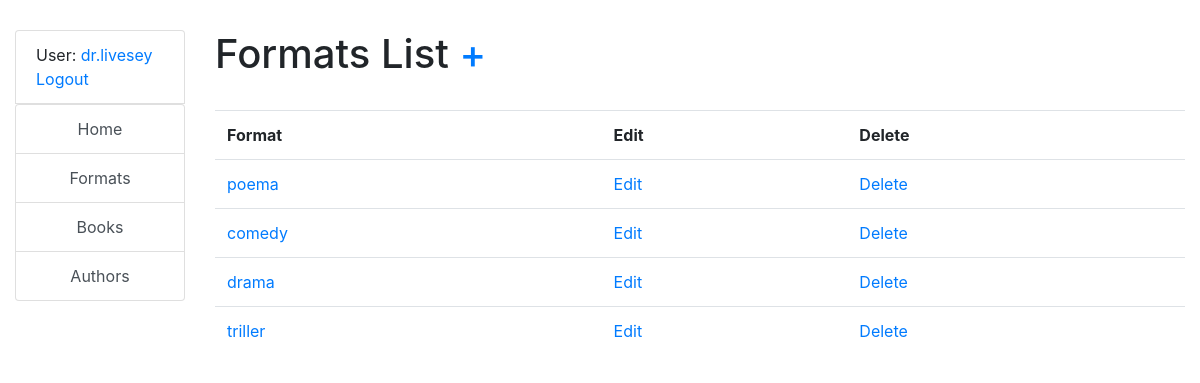
Page /catalog/literary-formats/ (signed in) on the committed database.
### catalog/models.py (models this page shows, shortened)
class Author(AbstractUser):
    photo = models.ImageField(null=True)
    class Meta:
        default_related_name = "authors"
        ordering = ["username"]

class LiteraryFormat(models.Model):
    name = models.CharField(unique=True, max_length=255)

### catalog/views.py (the view)
# urls.py: path("literary-formats/", LiteraryFormatListView.as_view(), name="literary-format-list"),
class LiteraryFormatListView(LoginRequiredMixin, generic.ListView):
    model = LiteraryFormat
    template_name = "catalog/literary_format_list.html"
    context_object_name = "literary_format_list"

### templates/catalog/literary_format_list.html (shortened to what this page needs)
{% extends 'base.html' %}
{% block content %}
  <h1>
    Formats List
    <a href="{% url 'catalog:literary-format-create' %}">+</a>
  </h1>
  <br>
  {% if literary_format_list %}
    <table class="table">
      <tr>
        <th>Format</th>
        <th>Edit</th>
        <th>Delete</th>
      </tr>
      {% for format in literary_format_list %}
        <tr>
          <td><a href="{% url 'catalog:literary-format-detail' pk=format.id %}">{{ format.name }}</a></td>
          <td><a href="{% url 'catalog:literary-format-update' pk=format.id %}">Edit</a></td>
          <td><a href="{% url 'catalog:literary-format-delete' pk=format.id %}">Delete</a></td>
        </tr>
      {% endfor %}
    </table>
  {% else %}
    <p>Empty</p>
  {% endif %}
{% endblock %}

### templates/includes/sidebar.html
<ul class="sidebar-nav list-group">
  {% if user.is_authenticated %}
    <li class="list-group-item">User: <a href="{{ user.get_absolute_url }}">{{ user.get_username }}</a>
      <br>
    <a href="{% url 'logout'%}?next={{request.path}}">Logout</a>
    </li>
  {% else %}
    {% if "login" not in request.path %}
      <li class="list-group-item"><a href="{% url 'login'%}?next={{request.path}}">Login</a></li>
    {% endif %}
  {% endif %}
  <ul class="list-group">
    <li class="list-group-item list-group-item-action text-center"
        onclick="window.location='{% url 'catalog:index' %}'">Home</li>
    <li class="list-group-item list-group-item-action text-center"
        onclick="window.location='{% url 'catalog:literary-format-list' %}'">Formats</li>
    <li class="list-group-item list-group-item-action text-center"
        onclick="window.location='{% url 'catalog:book-list' %}'">Books</li>
    <li class="list-group-item list-group-item-action text-center"
        onclick="window.location='{% url 'catalog:author-list' %}'">Authors</li>
  </ul>
</ul>

### static/css/styles.css (style rules this page uses)
body { margin-top: 30px; }

### rows in the picture
Author: get_username "dr.livesey"
LiteraryFormat: name "poema"
LiteraryFormat: name "comedy"
LiteraryFormat: name "drama"
LiteraryFormat: name "triller"
